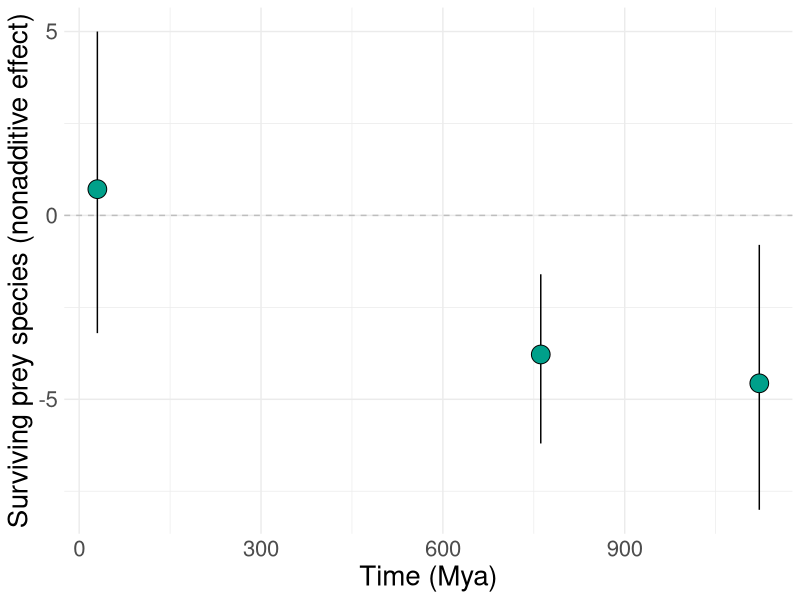
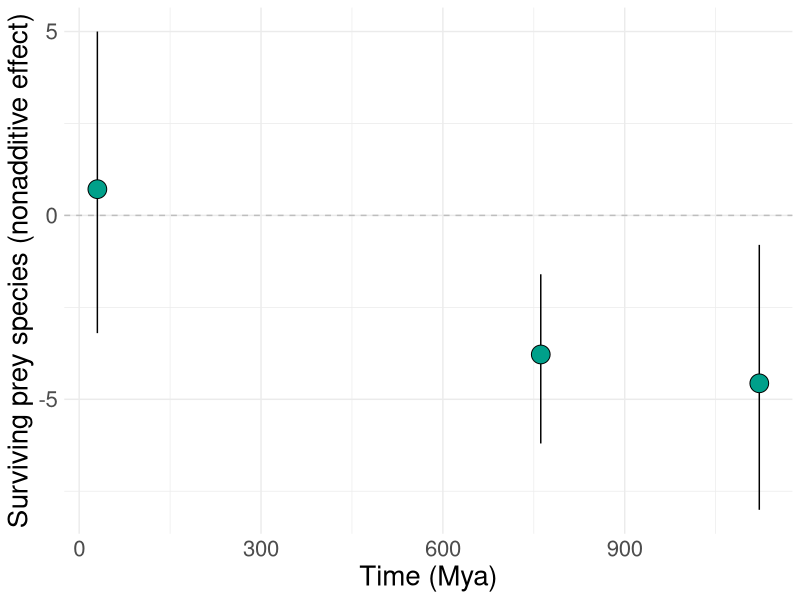

Generate these figures, in order, with R:
## Generate Fig 3 from summarized randomization test results

library("ggplot2")
library("dplyr")

summarize_randoms_phylo <- read.csv("../data/summarize_randoms_phylo.csv")

summarize_randoms_phylo %>% 
  filter(response_var == "survival") %>%
  ggplot(aes(x=phylodistance,y=mean)) + 
  geom_linerange(aes(ymin=lower, ymax=upper)) + 
  geom_point(size=6, shape = 21, colour = "black", fill = "#00A08A") + 
  ylab("Surviving prey species (nonadditive effect)") + 
  xlab("Time (Mya)") + 
  geom_hline(yintercept = 0, linetype = "dashed", colour = "grey") + 
  theme_minimal() +   
  theme(axis.ticks = element_blank(), text = element_text(size=20))

ggsave("../Figures/FIG_3_N.png", height = 21, width = 28, units = "cm")
